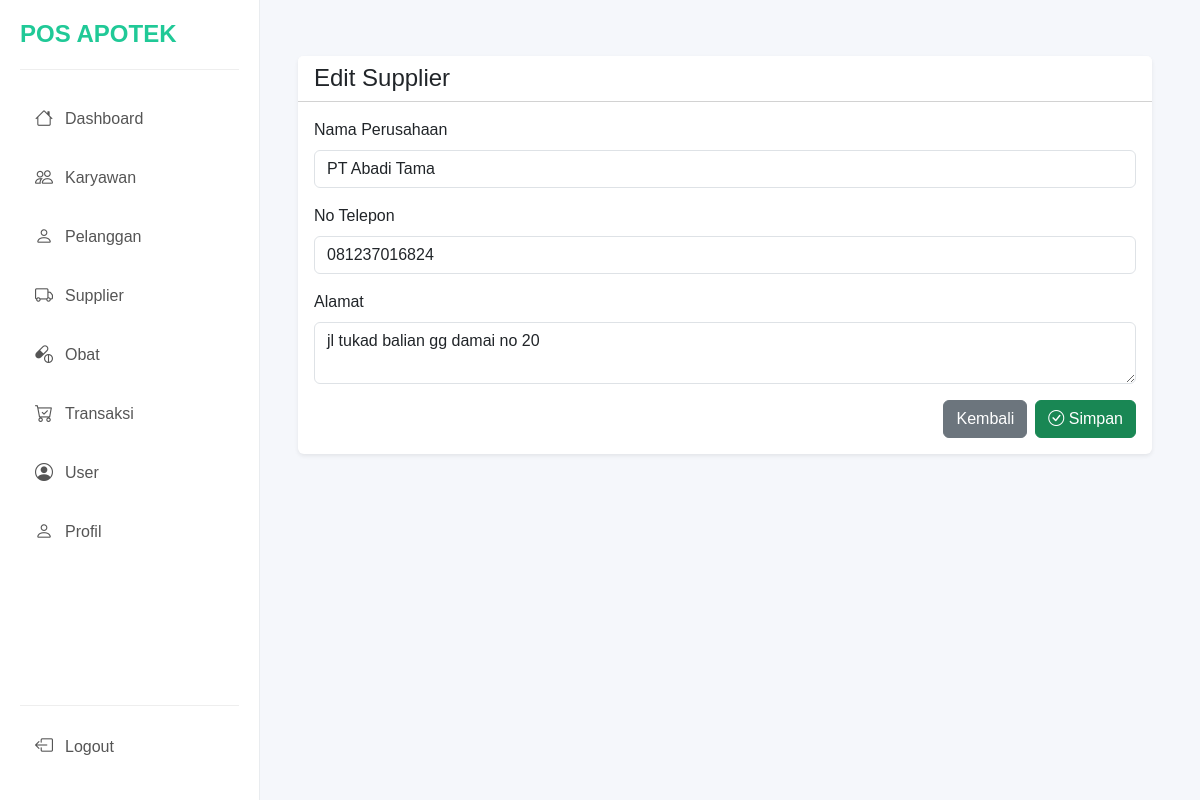
The app's page /page/dashboard.php?page=edit_supplier&id_supplier=SP001 (signed in) with its own data.
### tables this page shows
CREATE TABLE `supplier` (
  `id_supplier` char(8) NOT NULL,
  `nama_perusahaan` varchar(55) NOT NULL,
  `no_telepon` varchar(15) NOT NULL,
  `alamat` varchar(55) NOT NULL
);

### config/Database.php (called while the page is built, shortened)
<?php
class Database {
    private $conn;
    private function connect() {
        $host = "localhost";
        $user = "root";
        $pass = "";
        $db   = "pos_apotek";
        $this->conn = new mysqli($host, $user, $pass, $db);
    }
    public function getConnection() {
        return $this->conn;
    }
}
?>

### class/supplier.php (called while the page is built, shortened)
<?php
require_once '../config/Database.php';
class Supplier
{
    private $table = "supplier";
    private $conn;
    public function __construct()
    {
        $this->db = new Database();
        $this->conn = $this->db->getConnection();
    }
    public function getSupplierById($id_supplier)
    {
        $query = "SELECT * FROM $this->table WHERE id_supplier = ?";
        $stmt = $this->conn->prepare($query);
        $stmt->bind_param("s", $id_supplier);
        $stmt->execute();
        $result = $stmt->get_result()->fetch_assoc();
        return $result;
    }
}

### page/supplier/edit_supplier.php (the view, shortened to what this page needs)
<?php
require_once '../class/supplier.php';
$supplier = new Supplier();
$id_supplier = $_GET['id_supplier'];
$data_supplier = $supplier->getSupplierById($id_supplier);
?>
<div class="container-fluid p-4">
    <div class="card shadow-sm border-0">
        <div class="card-header bg-white">
            <h4 class="mb-0">
                Edit Supplier
            </h4>
        </div>
        <div class="card-body">
            <form action="dashboard.php?page=edit_supplier&id_supplier=<?= $data_supplier['id_supplier'] ?>"
                method="POST">
                <div class="mb-3">
                    <label class="form-label">
                        Nama Perusahaan
                    </label>
                    <input type="text" name="nama_perusahaan" class="form-control"
                        placeholder="Masukkan Nama Perusahaan" required
                        value="<?= $data_supplier['nama_perusahaan'] ?>">
                </div>
                <div class="mb-3">
                    <label class="form-label">
                        No Telepon
                    </label>
                    <input type="text" name="no_telepon" class="form-control" placeholder="Masukkan No Telepon" required
                        value="<?= $data_supplier['no_telepon'] ?>">
                </div>
                <div class="mb-3">
                    <label class="form-label">
                        Alamat
                    </label>
                    <textarea name="alamat" class="form-control" placeholder="Masukkan Alamat"
                        required><?= $data_supplier['alamat'] ?></textarea>
                </div>
                <div class="d-flex justify-content-end gap-2">
                    <a href="?page=supplier" class="btn btn-secondary">
                        Kembali
                    </a>
                    <button type="submit" name="edit_supplier" class="btn btn-success">
                        <i class="bi bi-check-circle"></i>
                        Simpan
                    </button>
                </div>
            </form>
        </div>
    </div>
</div>

### css/style.css (style rules this page uses)
body { background:#f5f7fb; margin:0; font-family:Arial, Helvetica, sans-serif; }
a { text-decoration: none; color: black; }

### records on screen
supplier: nama_perusahaan "PT Abadi Tama", no_telepon "081237016824", alamat "jl tukad balian gg damai no 20"
